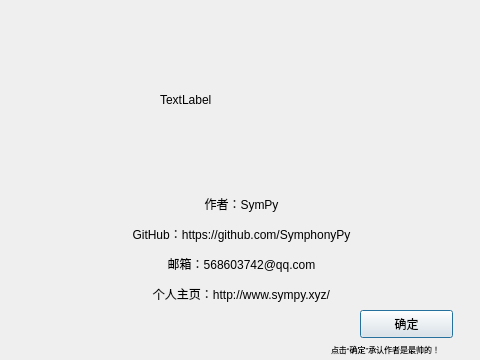
<?xml version="1.0" encoding="UTF-8"?>
<ui version="4.0">
 <class>dialog</class>
 <widget class="QDialog" name="dialog">
  <property name="geometry">
   <rect>
    <x>0</x>
    <y>0</y>
    <width>480</width>
    <height>360</height>
   </rect>
  </property>
  <property name="minimumSize">
   <size>
    <width>480</width>
    <height>360</height>
   </size>
  </property>
  <property name="maximumSize">
   <size>
    <width>480</width>
    <height>360</height>
   </size>
  </property>
  <property name="windowTitle">
   <string>关于</string>
  </property>
  <widget class="QLabel" name="label">
   <property name="geometry">
    <rect>
     <x>160</x>
     <y>20</y>
     <width>160</width>
     <height>160</height>
    </rect>
   </property>
   <property name="minimumSize">
    <size>
     <width>160</width>
     <height>160</height>
    </size>
   </property>
   <property name="maximumSize">
    <size>
     <width>160</width>
     <height>160</height>
    </size>
   </property>
   <property name="text">
    <string>TextLabel</string>
   </property>
  </widget>
  <widget class="QPushButton" name="pushButton">
   <property name="geometry">
    <rect>
     <x>360</x>
     <y>310</y>
     <width>93</width>
     <height>28</height>
    </rect>
   </property>
   <property name="text">
    <string>确定</string>
   </property>
  </widget>
  <widget class="QLabel" name="label_2">
   <property name="geometry">
    <rect>
     <x>41</x>
     <y>194</y>
     <width>401</width>
     <height>111</height>
    </rect>
   </property>
   <property name="text">
    <string>&lt;html&gt;&lt;head/&gt;&lt;body&gt;&lt;p align=&quot;center&quot;&gt;作者：SymPy&lt;/p&gt;&lt;p align=&quot;center&quot;&gt;GitHub：https://github.com/SymphonyPy&lt;/p&gt;&lt;p align=&quot;center&quot;&gt;邮箱：568603742@qq.com&lt;/p&gt;&lt;p align=&quot;center&quot;&gt;个人主页：http://www.sympy.xyz/&lt;/p&gt;&lt;/body&gt;&lt;/html&gt;</string>
   </property>
  </widget>
  <widget class="QLabel" name="label_3">
   <property name="geometry">
    <rect>
     <x>331</x>
     <y>340</y>
     <width>151</width>
     <height>20</height>
    </rect>
   </property>
   <property name="text">
    <string>&lt;html&gt;&lt;head/&gt;&lt;body&gt;&lt;p&gt;&lt;span style=&quot; font-size:6pt;&quot;&gt;点击“确定”承认作者是最帅的！&lt;/span&gt;&lt;/p&gt;&lt;/body&gt;&lt;/html&gt;</string>
   </property>
  </widget>
 </widget>
 <resources>
  <include location="img_rcc.qrc"/>
 </resources>
 <connections/>
</ui>
